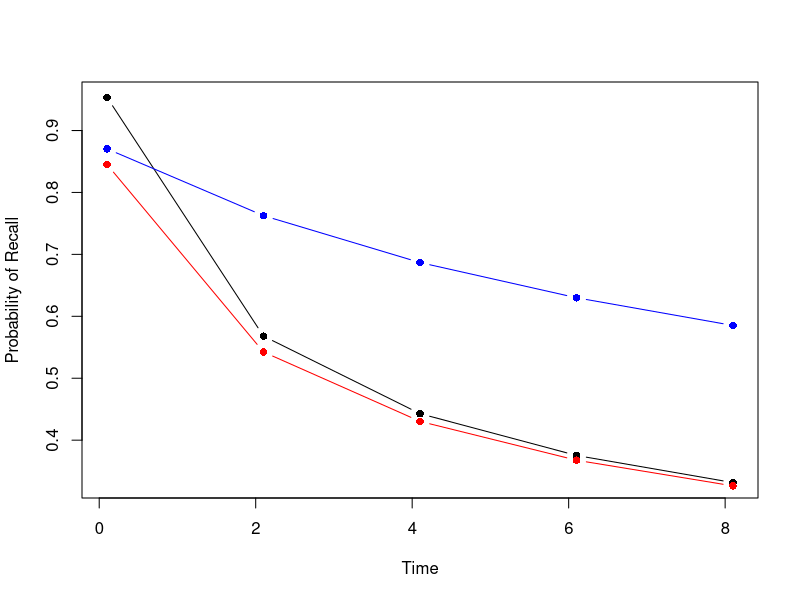

Write R code to recreate this figure.

m1=function(t,x)(1+t)^(-x[1])
m2=function(t,x)(x[2]+t)^(-x[1])
m3=function(t,x)(x[2]+x[3]*t)^(-x[1])

times=c(0.1, 2.1, 4.1, 6.1, 8.1)

x=c(.5,1.3,.2)
colset=c("black","red","blue")
plot(times,m1(times,x[1]),ylab="Probability of Recall",xlab="Time",col=colset[1],type="b",pch=16)
lines(times,m2(times,x[1:2]),col=colset[2],type="b",pch=16)
lines(times,m3(times,x),col=colset[3],type="b",pch=16)

################################################################ simulation

log.like=function(x,times,data,func=m3){
  pred=func(times,x)
  dens=numeric(length(times))
  for(i in 1:length(times)){
    dens[i]=sum(dbinom(sum(data[,i]),n.trials,pred[i],log=TRUE))
  }
  out=sum(dens)
  out
}

n.reps=100 # how many simulations to run?
# need a 3x3xreps matrix for storage
bic=sse=aic=array(NA,c(3,3,n.reps))
n.trials=50 # how many trials per time point?

for(q in 1:n.reps){
for(i in 1:3){
# first, generate data from model i
  if(i==1)pred=m1(times,x[1:i])
  if(i==2)pred=m2(times,x[1:i])
  if(i==3)pred=m3(times,x[1:i])
  data=sapply(pred,rbinom,size=1,n=n.trials)
    for(j in 1:3){
      # next, fit model j to data from model i
      if(j==1)func=m1
      if(j==2)func=m2
      if(j==3)func=m3
      fit=optim(c(x[1:j]),log.like,times=times,func=func,data=data,control=list("fnscale"=-1))
      k=length(x[1:j]) # number of free parameters
      n=n.trials*length(times) # total number of observations
      aic[i,j,q]=-2*fit$value + 2*k
      bic[i,j,q]=-2*fit$value + k*log(n)
      mean.data=apply(data,2,mean)
      preds=func(times,x[1:j])
      #preds=func(times,fit$par)
      sse[i,j,q]=sqrt(sum((mean.data-preds)^2))
  }
}
  print(paste("Simulation",round(q/n.reps*100),"% complete."))
}

out.bic=out.sse=out.aic=matrix(0,3,3)
for(i in 1:n.reps){
temp=apply(bic[,,i],1,which.min)
for(j in 1:3)out.bic[j,temp[j]]=out.bic[j,temp[j]]+1
temp=apply(aic[,,i],1,which.min)
for(j in 1:3)out.aic[j,temp[j]]=out.aic[j,temp[j]]+1
temp=apply(sse[,,i],1,which.min)
for(j in 1:3)out.sse[j,temp[j]]=out.sse[j,temp[j]]+1
}

out.bic
out.aic
out.sse
